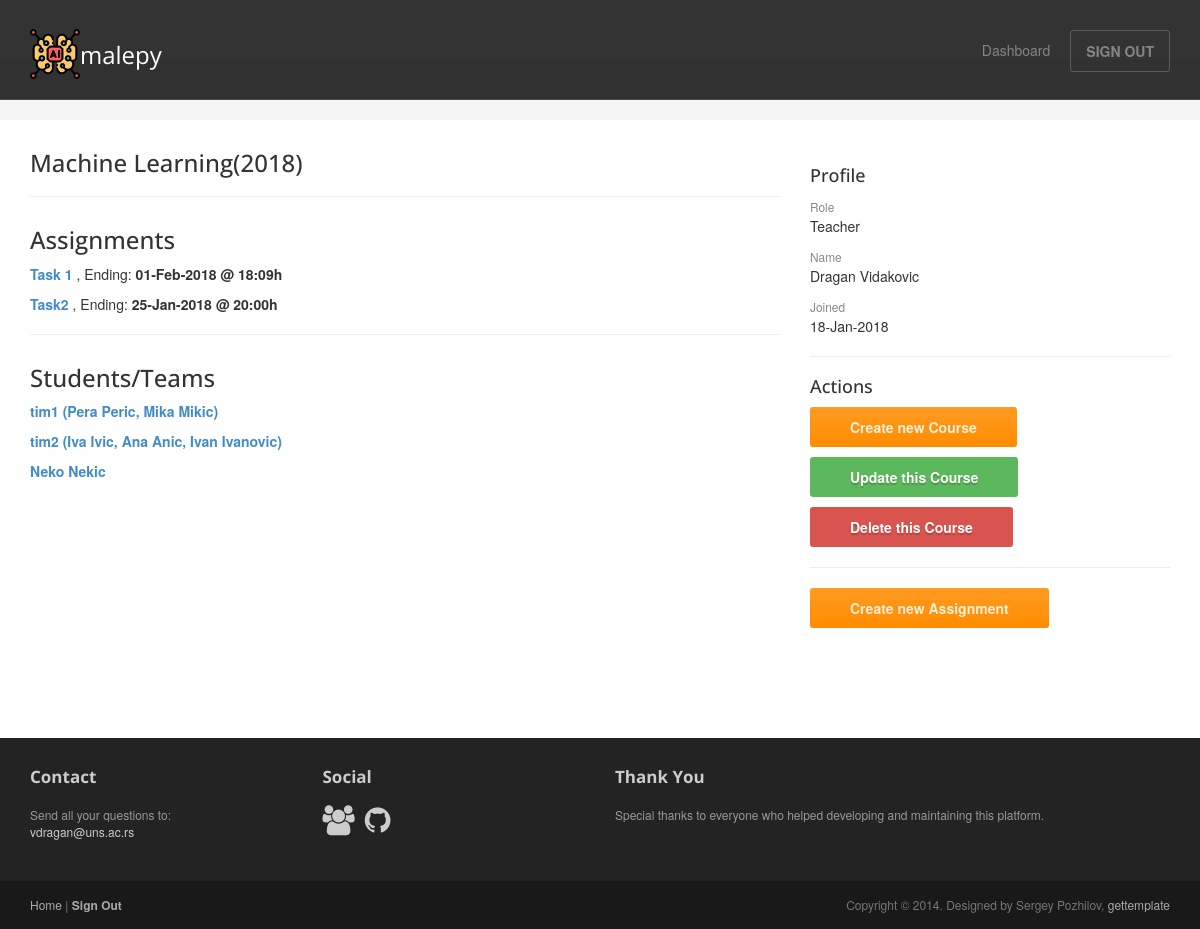
Page /course/1/ (signed in) on the committed database.
### malepy/models.py (models this page shows, shortened)
class Course(models.Model):
    name = models.CharField(max_length=50, null=False, blank=False)
    year = models.IntegerField(null=False, blank=False, validators=[MinValueValidator(0)])
    users = models.ManyToManyField(
        User,
        through='Enrollment',
    )

class Assignment(models.Model):
    SORTING_CHOICES = (
        ('Asc', 'Asc'),
        ('Desc', 'Desc')
    )
    name = models.CharField(max_length=100, null=True, blank=True)
    name_en = models.CharField(max_length=100, null=False, blank=False)
    description = models.CharField(max_length=2000, null=True, blank=True)
    description_en = models.CharField(max_length=2000, null=False, blank=False)
    folder = models.CharField(max_length=100, null=False, blank=False, default='undecided')
    training = models.FileField(null=True, blank=True, upload_to=assignment_data_set_directory)
    fake_testing = models.FileField(null=True, blank=True, upload_to=assignment_data_set_directory)
    testing = models.FileField(null=True, blank=True, upload_to=assignment_data_set_directory)
    starting = models.DateTimeField(null=True, blank=True)
    ending = models.DateTimeField(null=True, blank=True)
    measurement = models.CharField(max_length=50, null=False, blank=False, default='Accuracy')
    sorting = models.CharField(max_length=4, null=False, blank=False, default='Asc', choices=SORTING_CHOICES)
    threshold = models.FloatField(null=True, blank=True)
    course = models.ForeignKey(Course, on_delete=models.CASCADE, null=False, blank=False)

class User(AbstractUser):
    user_role = models.IntegerField(null=False, blank=False, default=0)  # 0 = teacher, 1 = student
    members = models.CharField(max_length=200, null=True, blank=True)

### malepy/views.py (the view)
# urls.py: url(r'^course/(?P<course_id>[0-9]+)/$', views.course, name='course'),
@login_required(login_url='/')
def course(request, course_id):
    this_course = get_object_or_404(Course, pk=course_id)
    assignments = Assignment.objects.filter(course=this_course).order_by('-ending')
    enrollments = Enrollment.objects.filter(course=this_course).order_by('enrolled')
    students = []
    for enrollment in enrollments:
        if enrollment.user.user_role:
            students.append(enrollment.user)
    context = {"course": this_course, "assignments": assignments, "students": students}
    return render(request, 'malepy/course.html', context=context)

### malepy/templates/malepy/course.html
{% extends "malepy/user_base.html" %}
{% block article %}
    <h3>{{ course.name }}({{ course.year }})</h3>
    <hr>
    <h3>Assignments</h3>
    {% for assignment in assignments %}
        <p><b><a href="{% url 'malepy:assignment' assignment.id %}"> {{ assignment.name_en }} </a></b>, Ending: <b>{{ assignment.ending|date:"d-M-Y @ H:i" }}h</b> </p>
    {% endfor %}
    {% if not user.user_role %}
        <hr>
        <h3>Students/Teams</h3>
        {% for student in students %}
            {% if student.members %}
                <p><b><a href="">{{ student.username }} ({{ student.members }})</a> </b></p>
            {% else %}
                <p><b><a href="">{{ student.first_name }} {{ student.last_name }}</a> </b></p>
            {% endif %}
        {% endfor %}
    {% endif %}
{% endblock %}
{% block actions %}
    <hr>
    <h4>Actions</h4>
    <li><a href="{% url 'malepy:create_course_form' %}"><button class="btn btn-action">Create new Course</button></a></li>
    <li><a href="{% url 'malepy:update_course_form' course.id %}"><button class="btn btn-success">Update this Course</button></a></li>
    <li><a href="{% url 'malepy:delete_course' course.id %}"><button class="btn btn-danger">Delete this Course</button></a></li>
    <hr>
    <li><a href="{% url 'malepy:create_assignment_form' course.id %}"><button class="btn btn-action">Create new Assignment</button></a></li>
{% endblock %}

### malepy/templates/malepy/user_base.html (shortened to what this page needs)
<!DOCTYPE html>
<html lang="en">
<head>
    {% load staticfiles %}
	<link rel="stylesheet" href="{% static 'malepy/css/bootstrap.min.css' %}">
	<link rel="stylesheet" href="{% static 'malepy/css/font-awesome.min.css' %}">
	<link rel="stylesheet" href="{% static 'malepy/css/bootstrap-theme.css' %}" media="screen" >
	<link rel="stylesheet" href="{% static 'malepy/css/main.css' %}">
</head>
<body class="home">
	<div class="navbar navbar-inverse navbar-fixed-top headroom" >
		<div class="container">
			<div class="navbar-header">
				<a class="navbar-brand" href="/"><img src="{% static 'malepy/images/artificial-intelligence.png' %}" alt="MaLePY Platform">malepy</a>
			</div>
			<div class="navbar-collapse collapse">
				<ul class="nav navbar-nav pull-right">
					<li><a href="{% url 'malepy:dashboard' %}">Dashboard</a></li>
					<li><a class="btn" href="{% url 'malepy:logout' %}">SIGN OUT</a></li>
				</ul>
			</div>
		</div>
	</div>
     <div class="jumbotron top-space">
    </div>
	<div class="container">
		<div class="row">
			<article class="col-sm-8 maincontent">
				{% block article %}
                {% endblock %}
			</article>
			<aside class="col-sm-4 sidebar sidebar-right">
				<div class="widget">
					<h4>Profile</h4>
					<ul class="list-unstyled list-spaces">
                        {% if user.user_role %}
                            {% if user.members %}
                                <li><span class="small text-muted">Role</span><p>Team of Students</p></li>
                                <li><span class="small text-muted">Members</span><p>{{ user.members }}</p>
                                </li>
                            {% else %}
                                <li><span class="small text-muted">Role</span><p>Student</p></li>
                                <li><span class="small text-muted">Name</span><p>{{ user.first_name }} {{ user.last_name }}</p></li>
                            {% endif %}
                        {% else %}
                            <li><span class="small text-muted">Role</span><p>Teacher</p></li>
                            <li><span class="small text-muted">Name</span><p>{{ user.first_name }} {{ user.last_name }}</p></li>
                        {% endif %}
                        <li><span class="small text-muted">Joined</span><p>{{ user.date_joined|date:"d-M-Y" }}</p></li>
                        {% if not user.user_role %}
                            {% block actions %}
                            {% endblock %}
                        {% endif %}
					</ul>
				</div>
			</aside>
		</div>
	</div>
	<footer id="footer" class="top-space">
		<div class="footer1">
			<div class="container">
				<div class="row">
					<div class="col-md-3 widget">
						<h3 class="widget-title">Contact</h3>
						<div class="widget-body">
							<p>Send all your questions to:<br>
								<a href="mailto:vdragan@uns.ac.rs">vdragan@uns.ac.rs</a><br>
							</p>
						</div>
					</div>
					<div class="col-md-3 widget">
						<h3 class="widget-title">Social</h3>
						<div class="widget-body">
							<p class="follow-me-icons">
								<a href="http://informatika.ftn.uns.ac.rs/"><i class="fa fa-group fa-2"></i></a>
								<a href="https://github.com/ftn-ai-lab/"><i class="fa fa-github fa-2"></i></a>
							</p>
						</div>
					</div>
					<div class="col-md-6 widget">
						<h3 class="widget-title">Thank You</h3>
						<div class="widget-body">
                            <p>Special thanks to everyone who helped developing and maintaining this platform.</p>
						</div>
					</div>
				</div>
			</div>
		</div>
		<div class="footer2">
			<div class="container">
				<div class="row">
					<div class="col-md-6 widget">
						<div class="widget-body">
							<p class="simplenav">
								<a href="/">Home</a> |
								<b><a href="{% url 'malepy:logout' %}">Sign Out</a></b>
							</p>
						</div>
					</div>
					<div class="col-md-6 widget">
						<div class="widget-body">
							<p class="text-right">
								Copyright &copy; 2014. Designed by Sergey Pozhilov, <a href="http://gettemplate.com/" rel="designer">gettemplate</a>
							</p>
						</div>
					</div>
				</div>
			</div>
		</div>
	</footer>
</body>
</html>

### malepy/static/malepy/css/main.css (style rules this page uses)
.headroom { -webkit-transition: all 0.4s ease-out; -moz-transition: all 0.4s ease-out; -o-transition: all 0.4s ease-out; transition: all 0.4s ease-out; }
h1, h2, h3, h4, h5, h6 { font-family:"Open sans", Helvetica, Arial; }
h1, .h1, h2, .h2, h3, .h3 { margin-top:30px; }
.text-muted { color:#888; }
ul.list-spaces li { margin-bottom:10px; }
.top-space { margin-top: 60px; }
img { max-width:100%; }
.sidebar { padding-top:36px; padding-bottom:30px; }
.sidebar .widget { margin-bottom:20px; }
.footer1 { background: #232323; padding: 30px 0 0 0; font-size: 12px; color: #999; }
.footer1 a { color: #ccc; }
.footer1 .widget { margin-bottom:30px; }
.footer1 .widget-title { font-size: 17px; font-weight: bold; color: #ccc; margin: 0 0 20px; }
.follow-me-icons { font-size:30px; }
.follow-me-icons i { float:left; margin:0 10px 0 0; }
.footer2 { background: #191919; padding: 15px 0; color: #777; font-size: 12px; }
.footer2 a { color: #aaa; }
.footer2 p { margin: 0; }

### rows in the picture
Course: name "Machine Learning", year "2018"
Assignment: name_en "Task 1", ending "01-Feb-2018 @ 18:09"
Assignment: name_en "Task2", ending "25-Jan-2018 @ 20:00"
User: username "tim1", members "Pera Peric, Mika Mikic"
User: username "tim2", members "Iva Ivic, Ana Anic, Ivan Ivanovic"
User: first_name "Neko", last_name "Nekic"
User: first_name "Dragan", last_name "Vidakovic", date_joined "18-Jan-2018"
